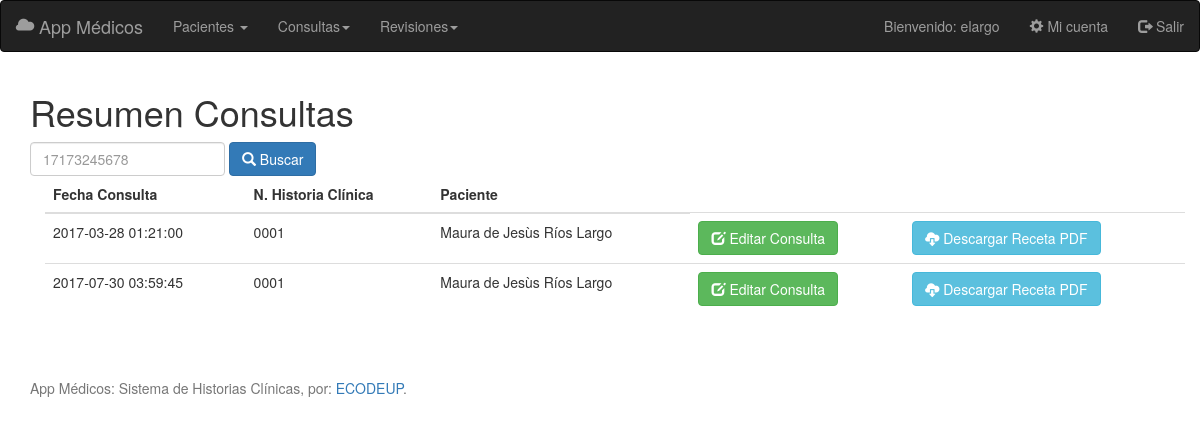
The page /index.php?controller=consulta&action=show (signed in) on the database its author committed.
### tables this page shows
CREATE TABLE `consultas` (
  `id` int(255) NOT NULL,
  `fecha` datetime DEFAULT NULL,
  `enfactual` varchar(255) DEFAULT NULL,
  `diagnostico` varchar(255) DEFAULT NULL,
  `prescripcion` varchar(255) DEFAULT NULL,
  `paciente` int(255) DEFAULT NULL
);

CREATE TABLE `histoclinicas` (
  `id` int(255) NOT NULL,
  `fregistro` date DEFAULT NULL,
  `numero` varchar(255) DEFAULT NULL,
  `paciente` int(255) DEFAULT NULL
);

CREATE TABLE `pacientes` (
  `id` int(255) NOT NULL,
  `cedula` varchar(255) DEFAULT NULL,
  `nombres` varchar(255) DEFAULT NULL,
  `apellidos` varchar(255) DEFAULT NULL,
  `ocupacion` varchar(255) DEFAULT NULL,
  `estcivil` varchar(255) DEFAULT NULL,
  `genero` varchar(1) DEFAULT NULL,
  `fnacimiento` date DEFAULT NULL,
  `email` varchar(255) DEFAULT NULL,
  `tposangre` varchar(255) DEFAULT NULL,
  `direccion` varchar(255) DEFAULT NULL,
  `usuario` int(255) DEFAULT NULL
);

### index.php (called while the page is built, shortened)
<?php
	if (isset($_GET['controller'])&&isset($_GET['action'])) {
		$controller=$_GET['controller'];
		$action=$_GET['action'];
	}
	require_once('Views/Layouts/layout.php');
?>

### Controllers/ConsultaController.php (called while the page is built, shortened)
<?php
require_once('Models/Paciente.php');
class ConsultaController
{
	public function show(){
		$consultas=Consulta::all();
		$lista_consultas="";
		$registros=2;
		if (count($consultas)>$registros) {
			if ((count($consultas)%$registros)==0) {
				$botones=count($consultas)/$registros;
			}else{
				$botones=(count($consultas)/$registros+1);
			}
			if (!isset($_GET['boton'])) {
				$res=$registros*1;
				for ($i=0; $i < $res ; $i++) {
					$lista_consultas[]=$consultas[$i];
				}
			}else{
				$res=$registros*$_GET['boton'];
				for ($i=$res-$registros; $i < $res; $i++) {
					if ($i<count($consultas)) {
						$lista_consultas[]=$consultas[$i];
					}
				}
			}
		}else{
			$lista_consultas=$consultas;
		}
		require_once('Views/Consulta/show.php');
	}
}

### Models/Consulta.php (called while the page is built, shortened)
<?php
class Consulta
{
	private $id;
	private $fecha;
	private $paciente;
	public function getId(){
		return $this->id;
	}
	public function setId($id){
		$this->id = $id;
	}
	public function getFecha(){
		return $this->fecha;
	}
	public function setFecha($fecha){
		$this->fecha = $fecha;
	}
	public function getPaciente(){
		return $this->paciente;
	}
	public function setPaciente($paciente){
		$this->paciente = $paciente;
	}
	public static function all(){
		$listaConsultas =[];
		$db=Db::getConnect();
		$sql=$db->query('SELECT * FROM consultas order by id');
		foreach ($sql->fetchAll() as $consulta) {
			$listaConsultas[]= new Consulta($consulta['id'],$consulta['fecha'],$consulta['enfactual'], $consulta['diagnostico'],$consulta['prescripcion'],$consulta['paciente']);
		}
		return $listaConsultas;
	}
}

### Models/HistoClinica.php (called while the page is built, shortened)
<?php
class HistoClinica
{
	private $numero;
	public function getNumero(){
		return $this->numero;
	}
	public function setNumero($numero){
		$this->numero = $numero;
	}
	public static function getByPaciente($idPaciente){
		$db=Db::getConnect();
		$select=$db->prepare('SELECT * FROM histoclinicas WHERE PACIENTE=:id');
		$select->bindParam('id',$idPaciente);
		$select->execute();
		$historiaDb=$select->fetch();
		$historia= new HistoClinica($historiaDb['id'],$historiaDb['fregistro'],$historiaDb['numero'],$historiaDb['paciente']);
		return $historia;
	}
}

### Models/Paciente.php (called while the page is built, shortened)
<?php
class Paciente
{
	private $id;
	private $nombres;
	private $apellidos;
	public function getId(){
		return $this->id;
	}
	public function setId($id){
		$this->id = $id;
	}
	public function getNombres(){
		return $this->nombres;
	}
	public function setNombres($nombres){
		$this->nombres = $nombres;
	}
	public function getApellidos(){
		return $this->apellidos;
	}
	public function setApellidos($apellidos){
		$this->apellidos = $apellidos;
	}
	public static function getById($id){
		$db=Db::getConnect();
		$select=$db->prepare('SELECT * FROM pacientes WHERE ID=:id');
		$select->bindValue('id',$id);
		$select->execute();
		$pacienteDb=$select->fetch();
		$paciente= new Paciente($pacienteDb['id'],$pacienteDb['cedula'],$pacienteDb['nombres'],$pacienteDb['apellidos'],$pacienteDb['ocupacion'],$pacienteDb['estcivil'], $pacienteDb['genero'],$pacienteDb['fnacimiento'],$pacienteDb['email'],$pacienteDb['tposangre'], $pacienteDb['direccion'],$pacienteDb['usuario']);
		return $paciente;
	}
}

### Views/Consulta/show.php (the view, shortened to what this page needs)
<h1>Resumen Consultas</h1>
	<form class="form-inline" action="?controller=consulta&action=buscar" method="post">
	<div class="form-group row">
	  <div class="col-xs-4">
	    <input class="form-control" name="cedula" type="text" placeholder="17173245678">
	  </div>
	</div>
	<div class="form-group row">
	 <div class="col-xs-4">
	    <button type="submit" class="btn btn-primary" ><span class="glyphicon glyphicon-search"> </span> Buscar</button>
	  </div>
		</div>
	</form>
<div class="container">
	<div class="table-responsive">
		<table class="table table-hover">
			<thead>
				<tr>
					<th>Fecha Consulta</th>
					<th>N. Historia Clínica</th>
					<th>Paciente</th>
				</tr>
			</thead>
			<tbody>
			<?php foreach ($lista_consultas as $consulta) {?>
				<tr>
					<td><?php echo $consulta->getFecha(); ?></td>
					<td><?php $historia=HistoClinica::getByPaciente($consulta->getPaciente()); echo $historia->getNumero();?></td>
					<td><?php $paciente=Paciente::getById($consulta->getPaciente()); echo $paciente->getNombres().' '.$paciente->getApellidos();?></td>
					<td> <button type="button" class="btn btn-success" onclick="location.href='?controller=consulta&action=showupdate&id=<?php echo $consulta->getId()?>&paciente=<?php echo $consulta->getPaciente() ?>'"><span class="glyphicon glyphicon-edit"></span> Editar Consulta</button></td>
					<td> <button type="button" class="btn btn-info" onclick="location.href='?controller=consulta&action=recetaPdf&fecha=<?php echo $consulta->getFecha()?>&paciente=<?php echo $paciente->getId() ?>'"><span class="glyphicon glyphicon-cloud-download"></span> Descargar Receta PDF</button></td>
				</tr>
				<?php } ?>
			</tbody>
		</table>
	</div>
</div>

### Views/Layouts/layout.php (shortened to what this page needs)
<!DOCTYPE html>
<html lang="es">
<head>
	<link rel="stylesheet" href="assets/css/bootstrap.min.css">
</head>
<body>
<header>
	<?php
		require_once('cabecera.php');
	?>
</header>
<section>
	<div class="container" name="cuerpo">
		<?php require_once('routing.php'); ?>
	</div>
</section>
<footer>
	<?php
		include_once('footer.php');
	?>
</footer>
</body>
</html>

### Views/Layouts/cabecera.php (shortened to what this page needs)
<nav class="navbar navbar-inverse">
	<div class="container-fluid">
		<div class="navbar-header">
			<a class="navbar-brand" href="http://localhost/app-medicos/">
			<span class="glyphicon glyphicon-cloud" aria-hidden="true" ></span>
			App Médicos
			</a>
		</div>
			<ul class="nav navbar-nav">
		<?php if (isset($_SESSION['usuario'])){ ?>
				<li class="dropdown">
					<a class="dropdown-toggle" data-toggle="dropdown" href="#">Pacientes <span class="caret"></span></a>
				</li>
				<li class="dropdown">
					<a class="dropdown-tooggle" data-toggle="dropdown" href="#">Consultas<span class="caret"></span></a>
				</li>
				<li class="dropdown">
					<a class="dropdown-tooggle" data-toggle="dropdown" href="#">Revisiones<span class="caret"></span></a>
				</li>
		<?php } ?>
			</ul>
			<ul class="nav navbar-nav navbar-right">
			<?php if (isset($_SESSION['usuario'])){?>
				<p class="navbar-text">Bienvenido: <?php echo $_SESSION['usuario_alias']; ?></p>
				<li>
					<a href="?controller=usuario&action=showregister&id=<?php echo $_SESSION['usuario_id'] ?>">
						<span class="glyphicon glyphicon-cog"></span>
							Mi cuenta
					</a>
				</li>
				<li>
					<a href="?controller=usuario&action=logout">
						<span class="glyphicon glyphicon-log-out"></span>
						Salir
					</a>
				</li>
			<?php } ?>
			</ul>
	</div>
</nav>

### routing.php (shortened to what this page needs)
<?php
	function call($controller, $action){
		switch($controller){
			case 'consulta':
				require_once('Models/HistoClinica.php');
				require_once('Models/Consulta.php');
				$controller= new ConsultaController();
				break;
		}
		$controller->{$action }();
	}
	$controllers= array(
						'usuario'=>['show','register','save','showregister', 'update', 'delete', 'showLogin','login','logout','error', 'welcome','validarCedula'],
						'paciente'=>['register','save', 'show', 'showupdate','update', 'delete','buscar'],
						'historia'=>['register','save', 'show', 'showupdate','update', 'delete','reporteHistorico','buscar'],
						'consulta'=>['register','save','show', 'showupdate','update','recetaPdf','buscar']
						);
	if (array_key_exists($controller, $controllers)) {
		if (in_array($action, $controllers[$controller])) {
			if (isset($_SESSION['usuario'])){
				call($controller, $action);}
			elseif($controller=='usuario'&&($action=='showLogin'||$action=='login'||$action=='register'||$action=='save')){
				call($controller, $action);
			}else{
				call($controller, 'error');
			}
		}else{
			call('usuario', 'error');
		}
	}else{
		call('usuario', 'error');
	}
?>

### Views/Layouts/footer.php
<div id="footer">
      <div class="container">
        <p class="text-muted credit">App Médicos: Sistema de Historias Clínicas, por: <a href="http://www.ecodeup.com">ECODEUP</a>.</p>
     </div>
 </div>

### rows shown on the page
consultas: fecha "2017-03-28 01:21:00", histoclinicas.numero "0001", paciente.nombres "Maura de Jesùs", paciente.apellidos "Ríos Largo"
consultas: fecha "2017-07-30 03:59:45", histoclinicas.numero "0001", paciente.nombres "Maura de Jesùs", paciente.apellidos "Ríos Largo"

### other values the page prints
$_SESSION['usuario_alias'] "elargo"
